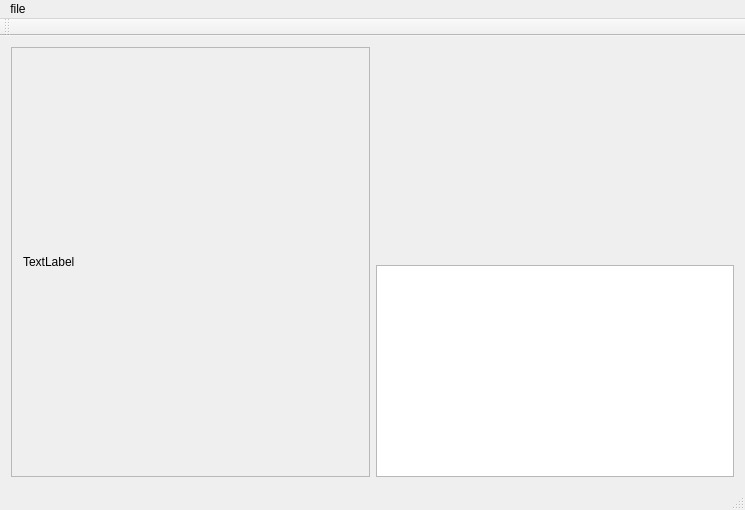
<?xml version="1.0" encoding="UTF-8"?>
<ui version="4.0">
 <class>MainWindow</class>
 <widget class="QMainWindow" name="MainWindow">
  <property name="geometry">
   <rect>
    <x>0</x>
    <y>0</y>
    <width>745</width>
    <height>510</height>
   </rect>
  </property>
  <property name="sizePolicy">
   <sizepolicy hsizetype="Minimum" vsizetype="Minimum">
    <horstretch>0</horstretch>
    <verstretch>0</verstretch>
   </sizepolicy>
  </property>
  <property name="windowTitle">
   <string>MainWindow</string>
  </property>
  <widget class="QWidget" name="centralWidget">
   <layout class="QGridLayout" name="gridLayout">
    <item row="0" column="1">
     <widget class="QCustomPlot" name="widget" native="true">
      <property name="sizePolicy">
       <sizepolicy hsizetype="MinimumExpanding" vsizetype="Preferred">
        <horstretch>0</horstretch>
        <verstretch>0</verstretch>
       </sizepolicy>
      </property>
     </widget>
    </item>
    <item row="1" column="1">
     <widget class="QListWidget" name="listWidget">
      <property name="sizePolicy">
       <sizepolicy hsizetype="MinimumExpanding" vsizetype="Preferred">
        <horstretch>0</horstretch>
        <verstretch>0</verstretch>
       </sizepolicy>
      </property>
     </widget>
    </item>
    <item row="0" column="0" rowspan="2">
     <widget class="QScrollArea" name="scrollArea">
      <property name="widgetResizable">
       <bool>true</bool>
      </property>
      <widget class="QWidget" name="scrollAreaWidgetContents">
       <property name="geometry">
        <rect>
         <x>0</x>
         <y>0</y>
         <width>359</width>
         <height>423</height>
        </rect>
       </property>
       <layout class="QGridLayout" name="gridLayout_2">
        <item row="0" column="0">
         <widget class="QLabel" name="label">
          <property name="sizePolicy">
           <sizepolicy hsizetype="Preferred" vsizetype="Preferred">
            <horstretch>0</horstretch>
            <verstretch>0</verstretch>
           </sizepolicy>
          </property>
          <property name="text">
           <string>TextLabel</string>
          </property>
          <property name="scaledContents">
           <bool>false</bool>
          </property>
         </widget>
        </item>
       </layout>
      </widget>
     </widget>
    </item>
   </layout>
  </widget>
  <widget class="QMenuBar" name="menuBar">
   <property name="geometry">
    <rect>
     <x>0</x>
     <y>0</y>
     <width>745</width>
     <height>25</height>
    </rect>
   </property>
   <widget class="QMenu" name="menuopen_dir">
    <property name="title">
     <string>file</string>
    </property>
    <addaction name="actionopen_dir"/>
   </widget>
   <addaction name="menuopen_dir"/>
  </widget>
  <widget class="QToolBar" name="mainToolBar">
   <attribute name="toolBarArea">
    <enum>TopToolBarArea</enum>
   </attribute>
   <attribute name="toolBarBreak">
    <bool>false</bool>
   </attribute>
  </widget>
  <widget class="QStatusBar" name="statusBar"/>
  <action name="actionopen_dir">
   <property name="text">
    <string>open dir</string>
   </property>
  </action>
 </widget>
 <layoutdefault spacing="6" margin="11"/>
 <customwidgets>
  <customwidget>
   <class>QCustomPlot</class>
   <extends>QWidget</extends>
   <header>qcustomplot-source/qcustomplot.h</header>
   <container>1</container>
  </customwidget>
 </customwidgets>
 <resources/>
 <connections/>
</ui>
